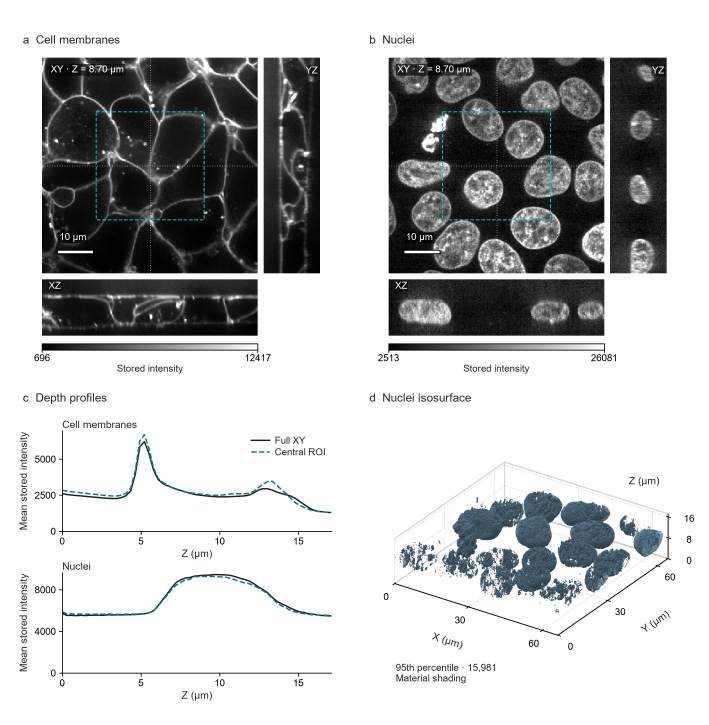
#> input picture site/assets/img/charts/05-full.webp, 2125 x 2173 px, given in place of charts, which was not available (shown at 1/3 size)
$ python raster_diagnostics.py ../../../../site/assets/img/charts
#> lines starting #> are read from the running program, lines starting #| are printed output that depends on the picture; after the words box and inside, x2 and y2 are one past the last pixel; in counts of white or black regions, pixels touching at a corner belong together
"""Descriptive raster diagnostics, never a scientific or perceptual quality score."""
from __future__ import annotations

import argparse
import hashlib
import json
from pathlib import Path

import numpy as np
from PIL import Image


def pixels(path):
#> called with path = '../../../../site/assets/img/charts'
    with Image.open(path) as source:
#> source is the input picture: PIL image 2125x2173 RGB; mean R, G, B 191, 191.9, 192.3
        rgba = source.convert('RGBA')
        backdrop = Image.new('RGBA', rgba.size, 'white')
#> backdrop: PIL image 2125x2173 RGBA; every value is 255
        backdrop.alpha_composite(rgba)
        return np.asarray(backdrop.convert('RGB'), dtype=np.float64) / 255


def describe(path, *, white_tolerance=0.04):
    if not 0 <= white_tolerance < 1:
        raise ValueError('white_tolerance must be in [0, 1)')
    rgb = pixels(path)
    mask = np.max(1-rgb, axis=2) > white_tolerance
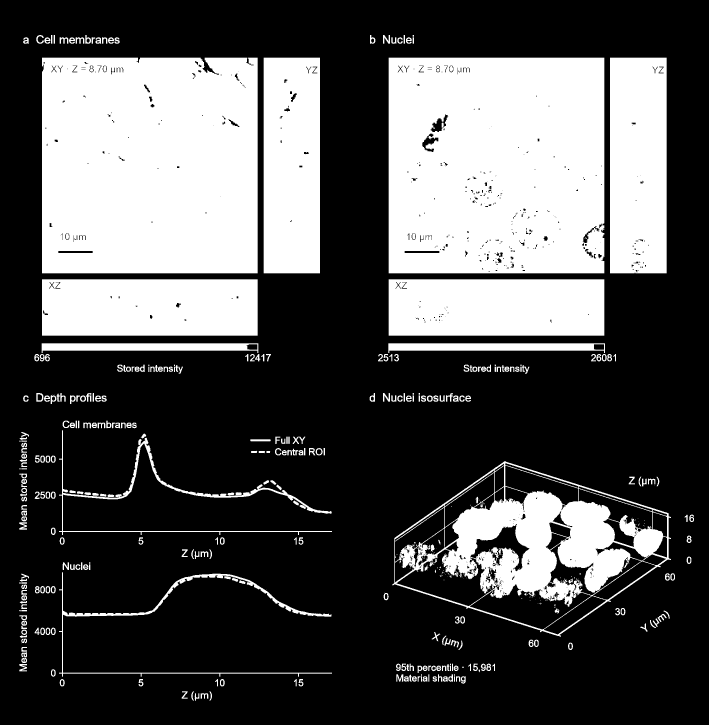
#> mask: shape (2173, 2125) bool (shown at 1/3 size); 32.3% white; 555 white regions (233 under 20 px), largest, box (x1, y1, x2, y2) and area: (126, 173, 773, 820) 414580, (1166, 173, 1813, 820) 410890, (1177, 1383, 2013, 1910) 134603
    y, x = np.nonzero(mask)
    gray = rgb @ np.array([0.2126, 0.7152, 0.0722])
    dx = np.abs(np.diff(gray, axis=1))
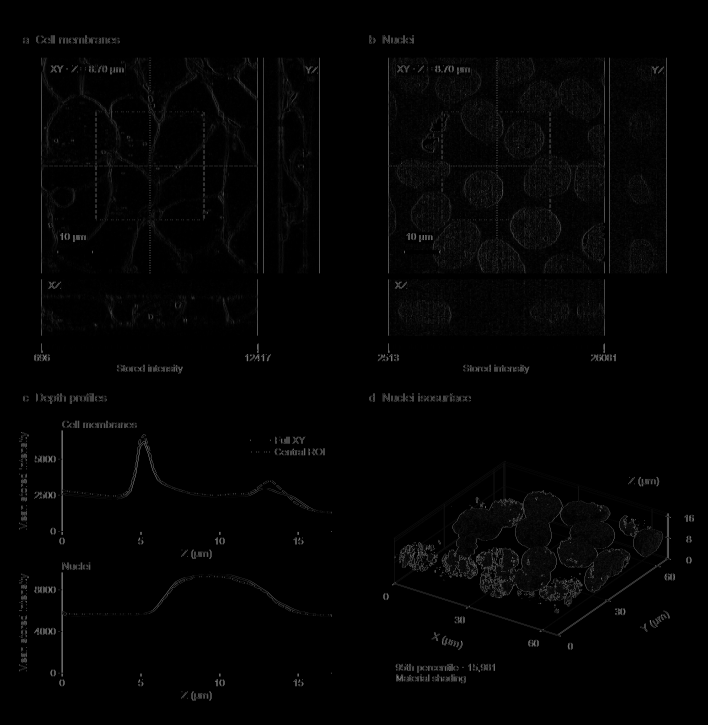
#> dx: shape (2173, 2124) float64 (shown at 1/3 size); min 0, max 1, mean 0.0135
    dy = np.abs(np.diff(gray, axis=0))
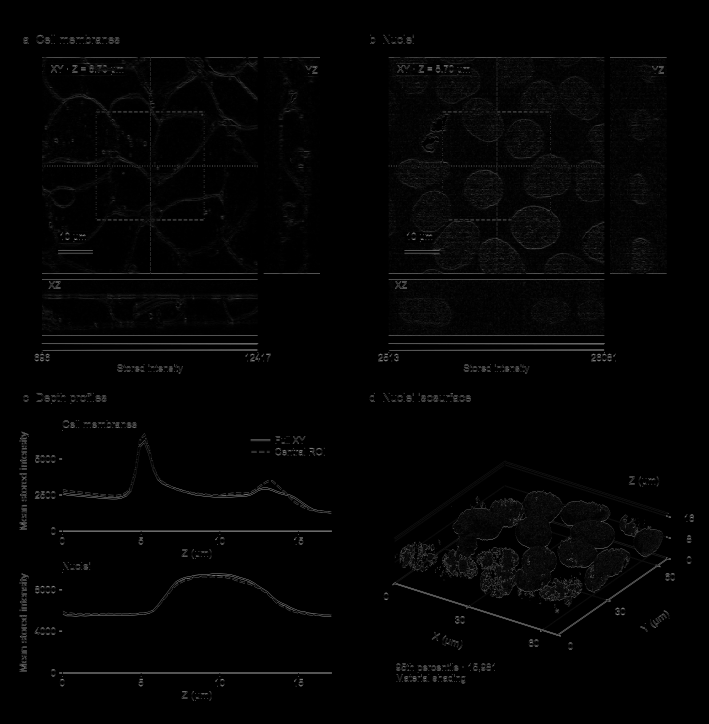
#> dy: shape (2172, 2125) float64 (shown at 1/3 size); min 0, max 1, mean 0.0144
    return {'path': str(Path(path)), 'sha256': hashlib.sha256(Path(path).read_bytes()).hexdigest(),
        'width_px': rgb.shape[1], 'height_px': rgb.shape[0],
        'aspect_ratio': rgb.shape[1]/rgb.shape[0],
        'nonwhite_fraction': float(mask.mean()),
        'nonwhite_bounds_xyxy': [int(x.min()), int(y.min()), int(x.max()+1), int(y.max()+1)] if len(x) else None,
        'mean_adjacent_luminance_change': {'horizontal': float(dx.mean()) if dx.size else 0,
                                            'vertical': float(dy.mean()) if dy.size else 0},
        'white_tolerance': white_tolerance}


def compare(reference, candidate):
    left, right = pixels(reference), pixels(candidate)
    if left.shape != right.shape:
        return {'same_pixel_grid': False, 'reason': 'No implicit resize, crop, alignment or pixel-error comparison'}
    delta = np.abs(left-right)
    return {'same_pixel_grid': True, 'mean_absolute_channel_difference': float(delta.mean()),
            'p95_absolute_channel_difference': float(np.quantile(delta, .95)),
            'changed_pixel_fraction_at_1_over_255': float((delta.max(axis=2) > 1/255).mean())}


def main():
    parser = argparse.ArgumentParser(description=__doc__)
    parser.add_argument('images', nargs='+')
    parser.add_argument('--reference')
    parser.add_argument('--white-tolerance', type=float, default=.04)
    parser.add_argument('--out')
    args = parser.parse_args()
    report = {'scope': 'Raster bookkeeping only. No geometry, meaning, rank, acceptance or statistical inference.',
              'images': [describe(path, white_tolerance=args.white_tolerance) for path in args.images]}
    if args.reference:
        report['comparisons'] = [{'candidate': path, **compare(args.reference, path)} for path in args.images]
    output = json.dumps(report, ensure_ascii=False, indent=2, allow_nan=False)+'\n'
    if args.out:
        Path(args.out).write_text(output, encoding='utf-8')
    else:
        print(output, end='')
#> (printed output is left out)


if __name__ == '__main__':
    main()

$ run again, on site/assets/img/charts/06-full.webp
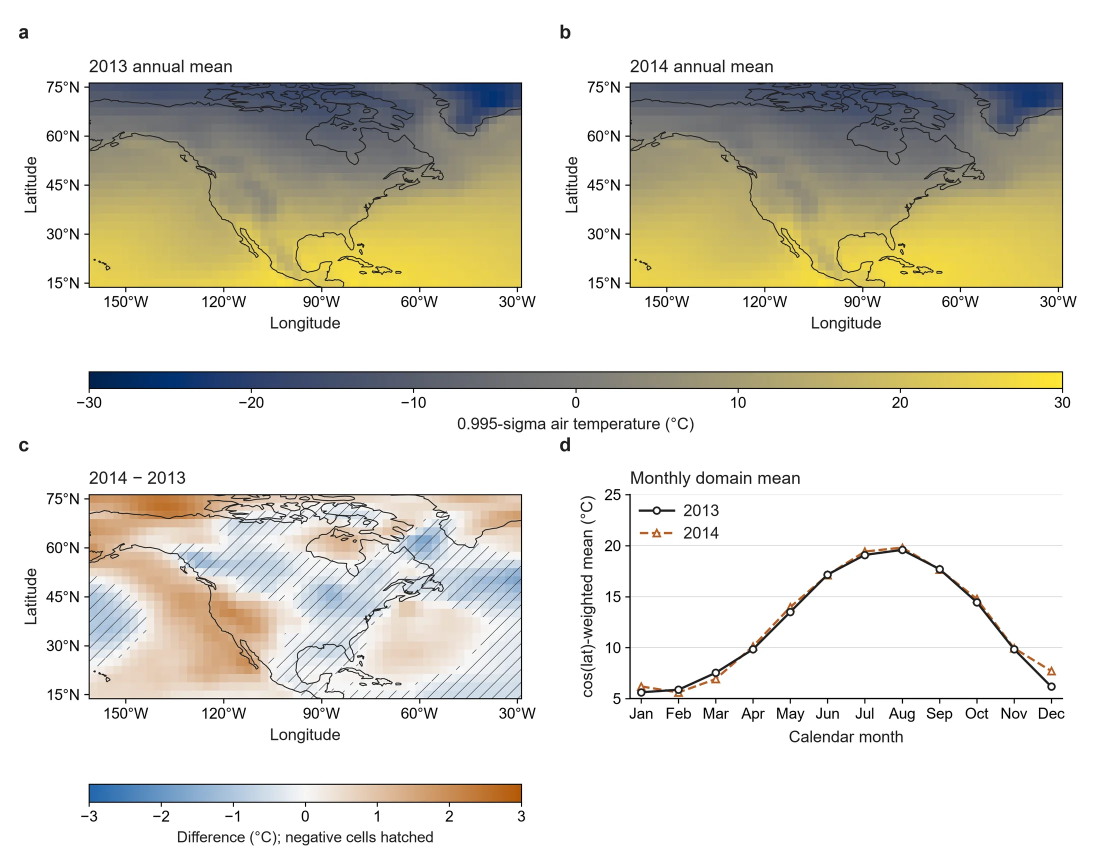
#> input picture site/assets/img/charts/06-full.webp, 2200 x 1736 px, given in place of charts, which was not available (shown at 1/2 size)
#> in pixels, source is the input picture: PIL image 2200x1736 RGB; mean R, G, B 224.8, 222.4, 212.5
#> backdrop: PIL image 2200x1736 RGBA; every value is 255
#> in describe, `mask = np.max(1-rgb, axis=2) > white_tolerance`:
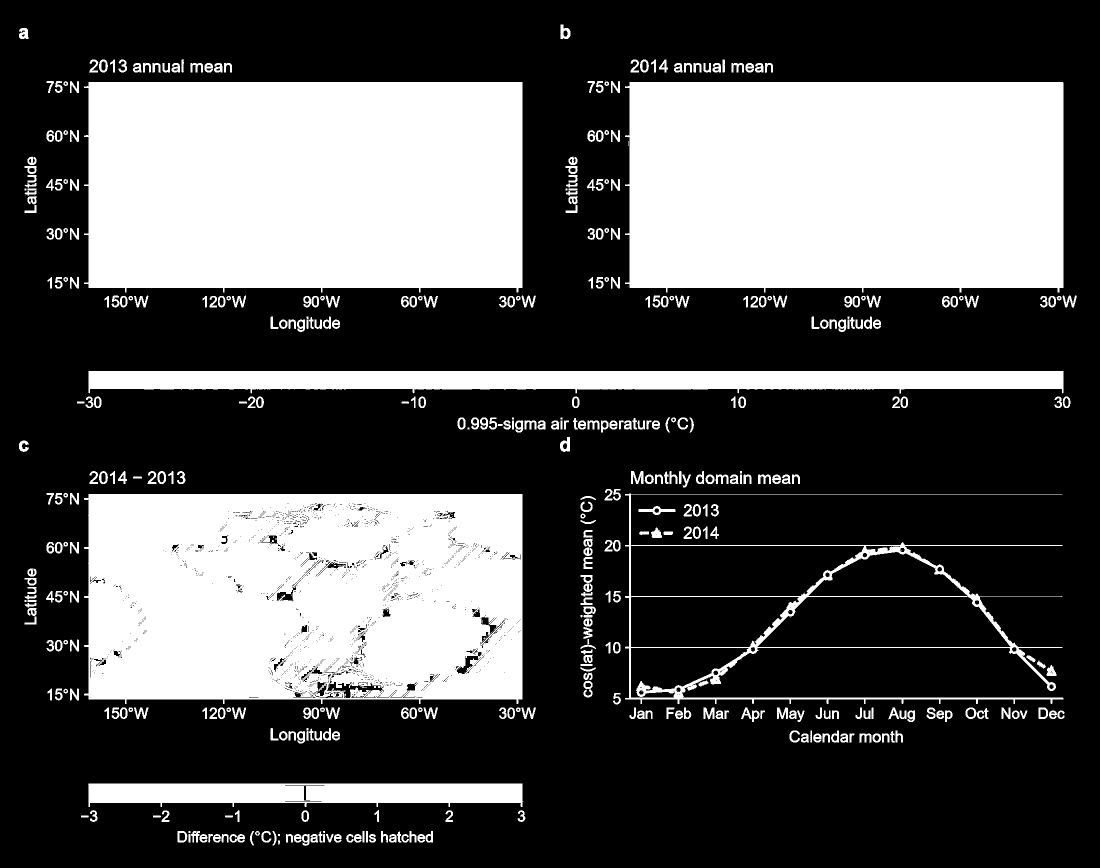
#> mask: shape (1736, 2200) bool (shown at 1/2 size); 33% white; 556 white regions (129 under 20 px), largest, box (x1, y1, x2, y2) and area: (1250, 164, 2127, 585) 357911, (168, 164, 1045, 585) 357900, (168, 988, 1045, 1408) 344871
#> in describe, `dy = np.abs(np.diff(gray, axis=0))`:
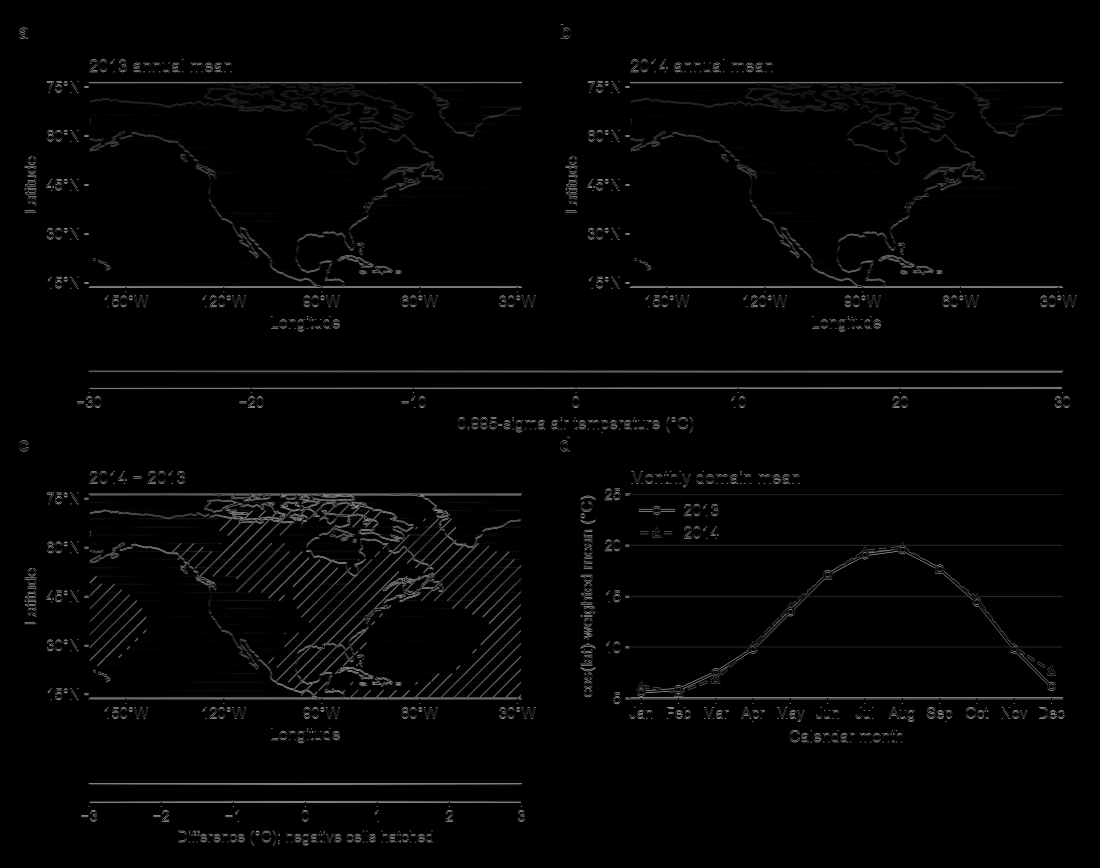
#> dy: shape (1735, 2200) float64 (shown at 1/2 size); min 0, max 0.941, mean 0.0176
#> (printed output is left out)

$ run again, on site/assets/img/charts/08-full.webp
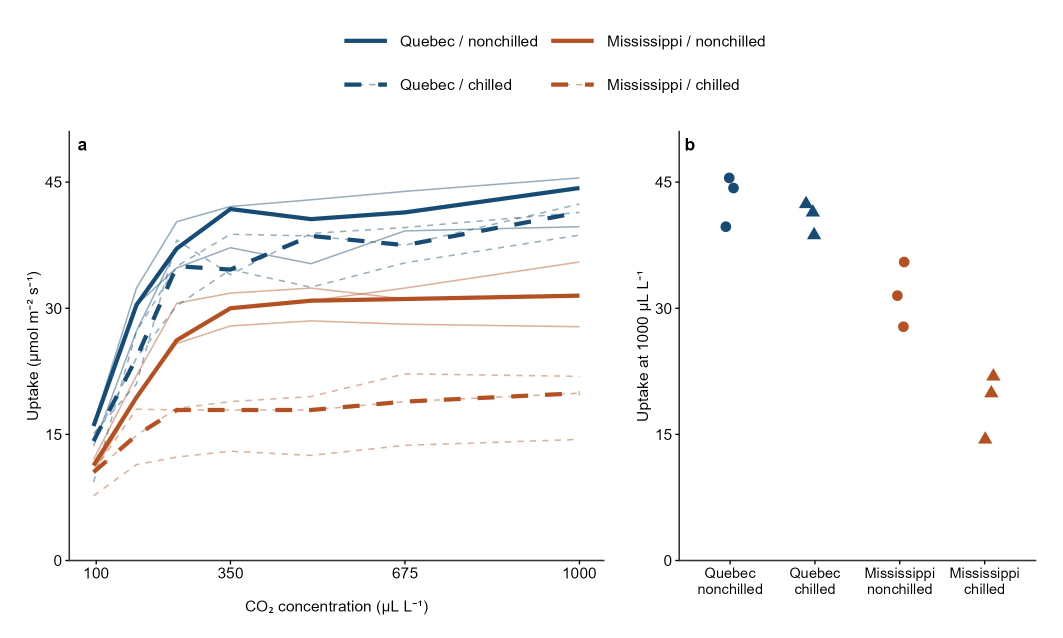
#> input picture site/assets/img/charts/08-full.webp, 2125 x 1275 px, given in place of charts, which was not available (shown at 1/2 size)
#> in pixels, source is the input picture: PIL image 2125x1275 RGB; mean R, G, B 249.4, 249.1, 249.1
#> backdrop: PIL image 2125x1275 RGBA; every value is 255
#> in describe, `mask = np.max(1-rgb, axis=2) > white_tolerance`:
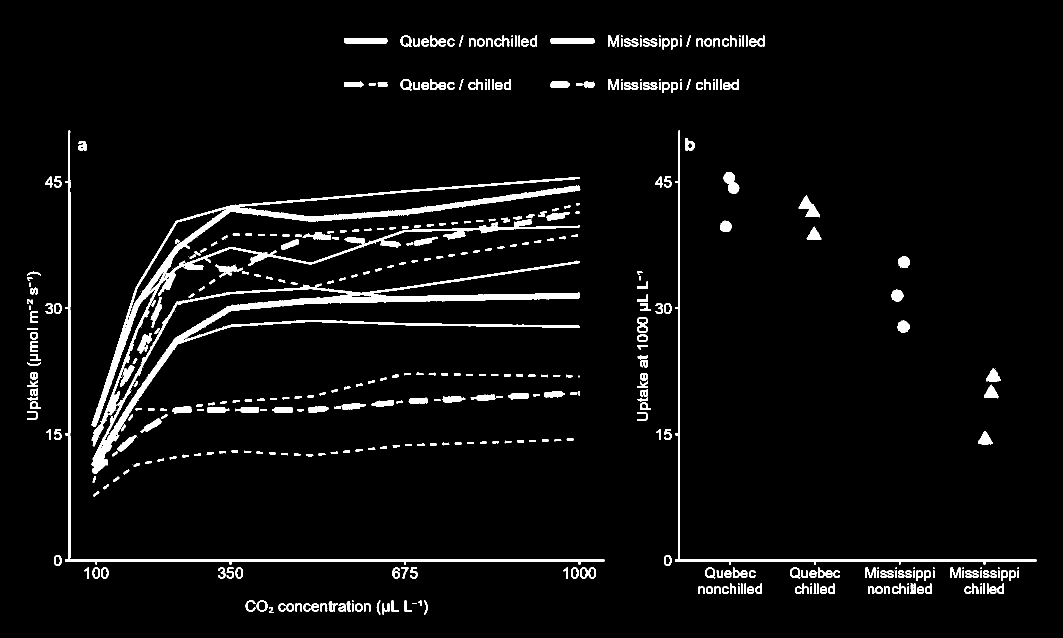
#> mask: shape (1275, 2125) bool (shown at 1/2 size); 4.4% white; 507 white regions (81 under 20 px), largest, box (x1, y1, x2, y2) and area: (183, 354, 1161, 893) 26993, (183, 521, 1160, 948) 22426, (130, 261, 1209, 1129) 7802
#> in describe, `dy = np.abs(np.diff(gray, axis=0))`:
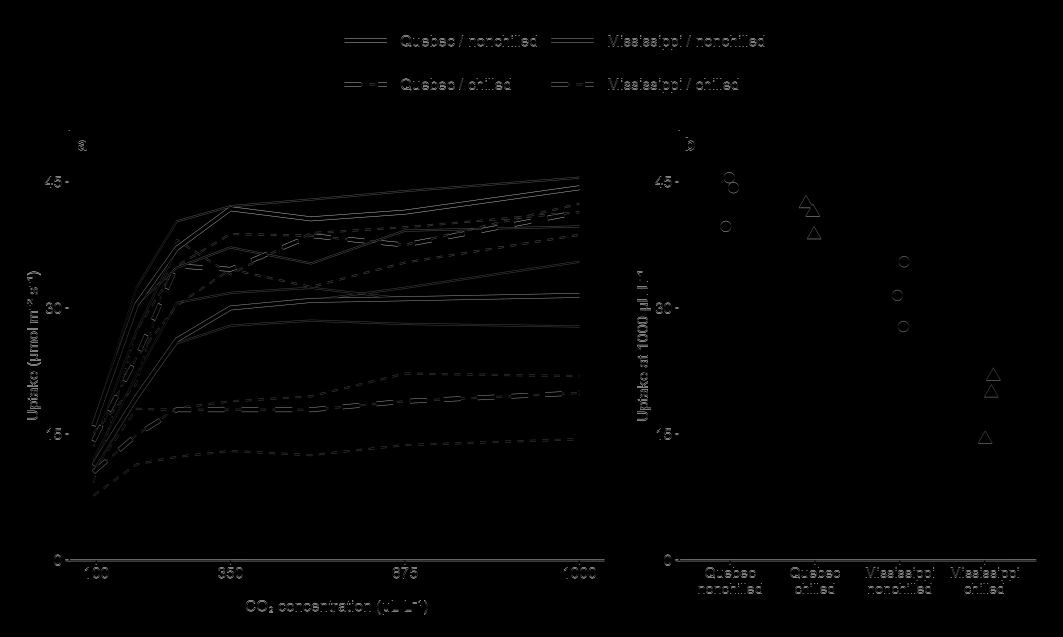
#> dy: shape (1274, 2125) float64 (shown at 1/2 size); min 0, max 1, mean 0.00788
#> (printed output is left out)
